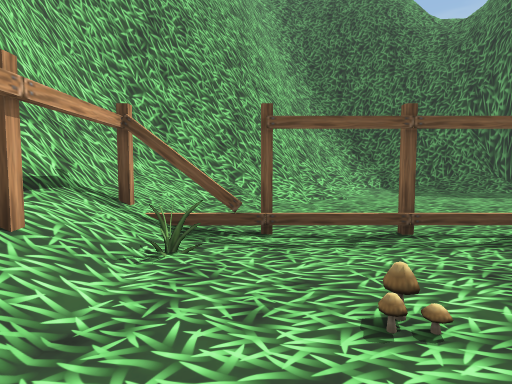
view 1 (above)

24 first-person views from a walk through a Unity game level. The camera is 1.4 m above the floor, tilts 4° down and sees 75° across. The floor is counted in squares, 2 m on a side. Each view is taken from the middle of a square. On the plan, view 1 faces up. The plan holds only what a view shows up to about 10 squares ahead; the rest is blank. The place goes on beyond the plan. The player character is not drawn. Some animated figures are left out.

view 2
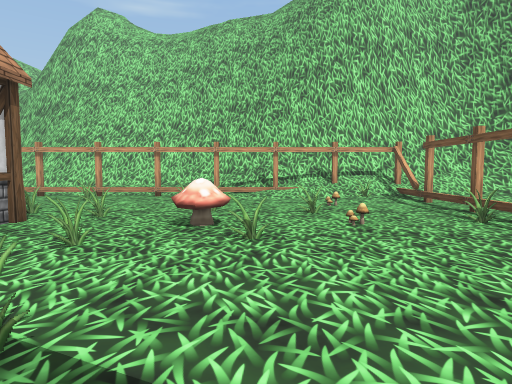

view 3
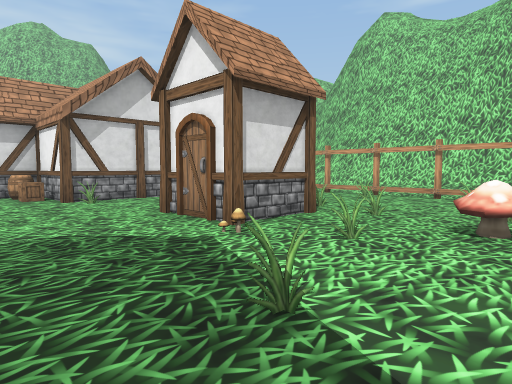

view 4
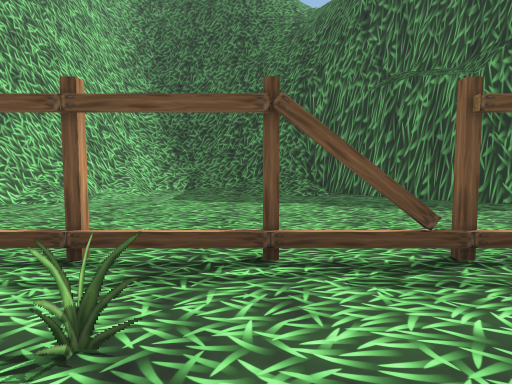

view 5
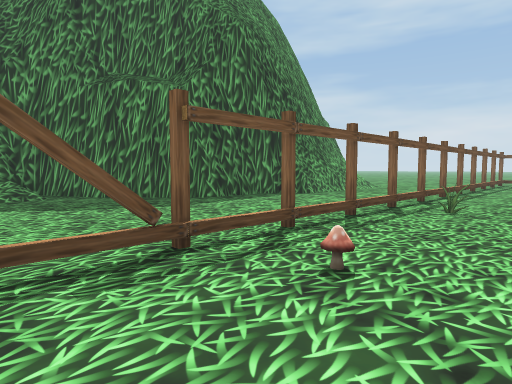

view 6
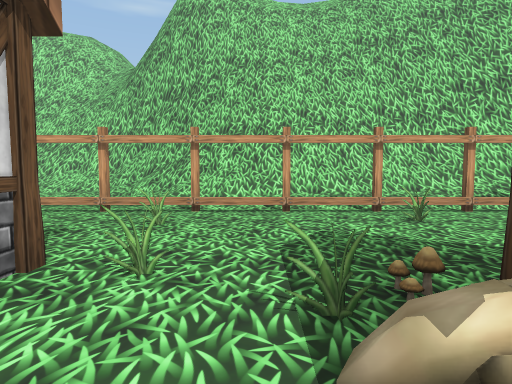

view 7
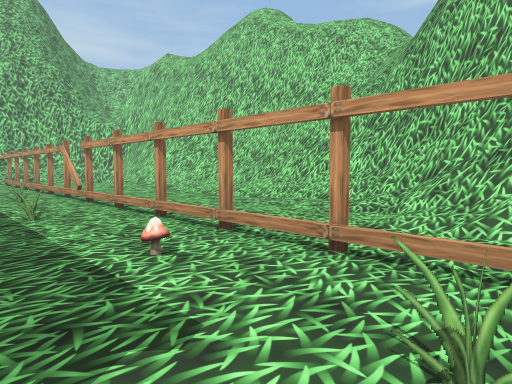

view 8
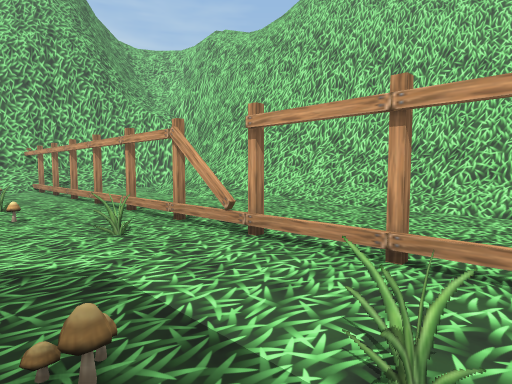

view 9
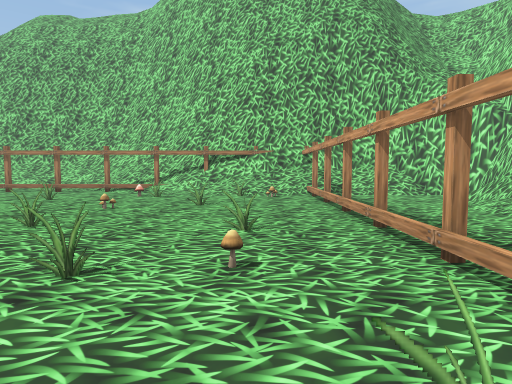

view 10
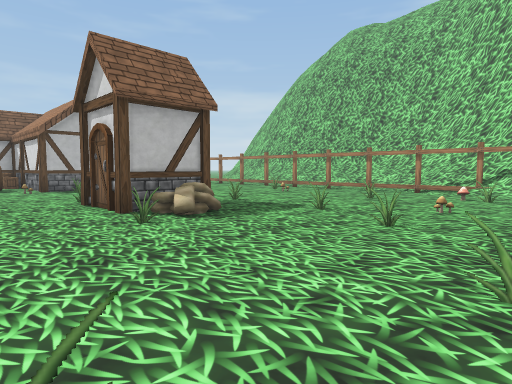

view 11
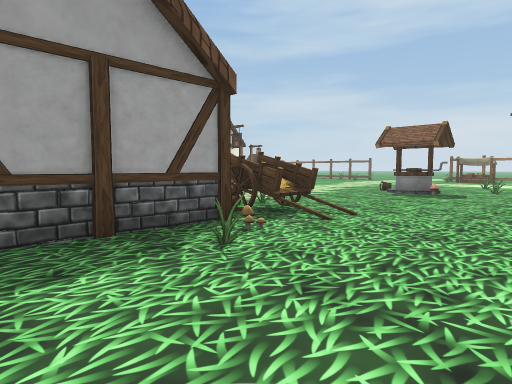

view 12
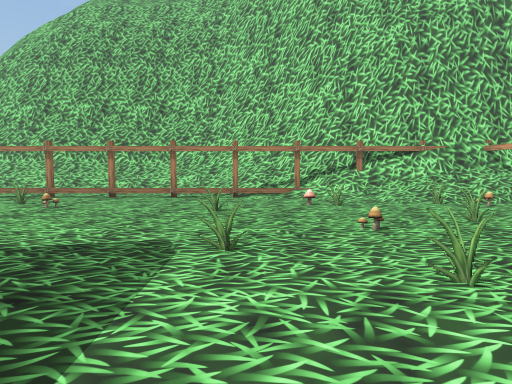

view 13
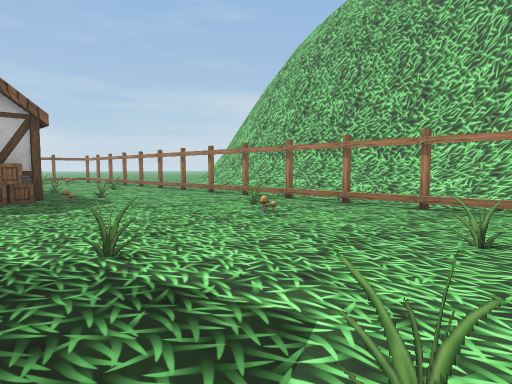

view 14
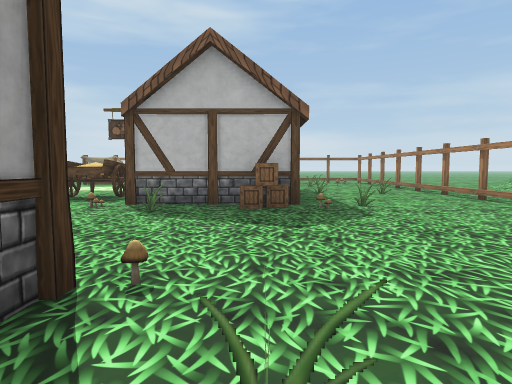

view 15
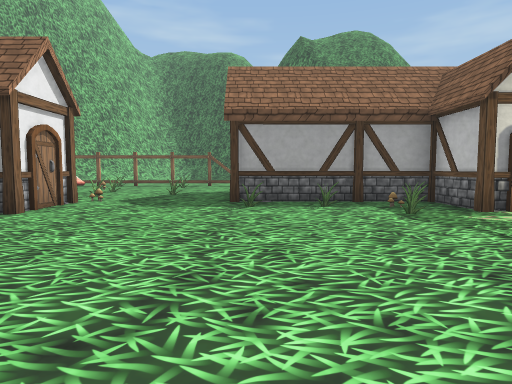

view 16
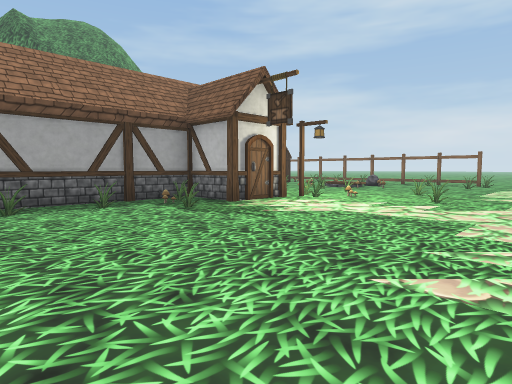

view 17
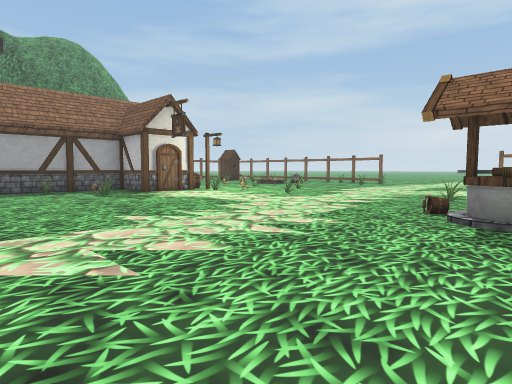

view 18
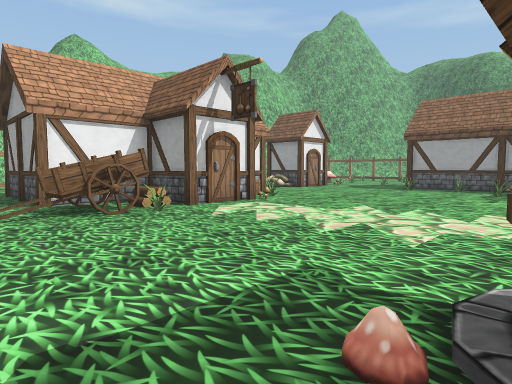

view 19
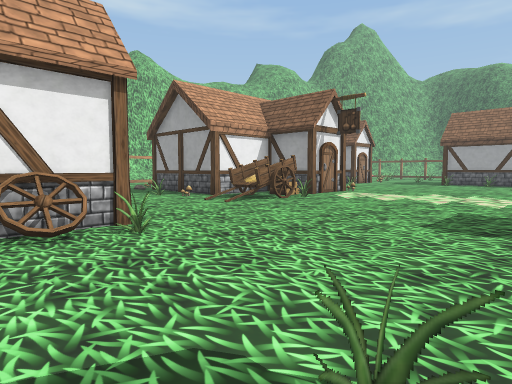

view 20
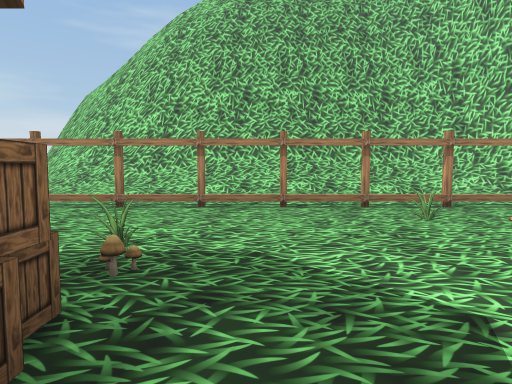

view 21
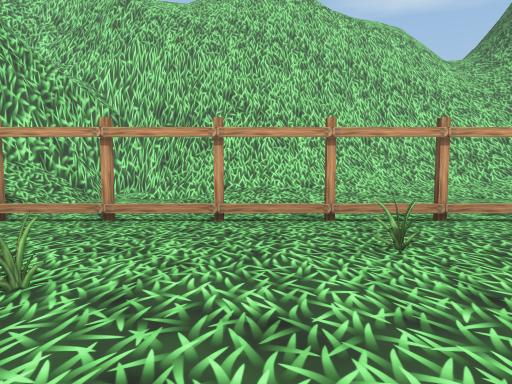

view 22
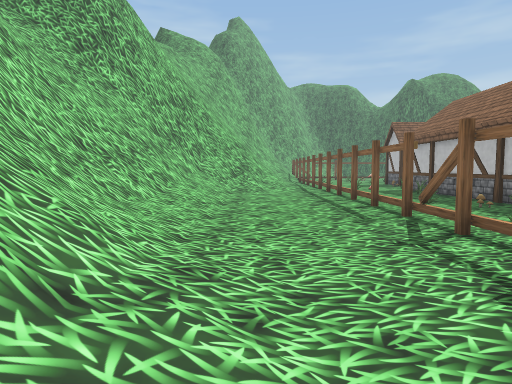

view 23
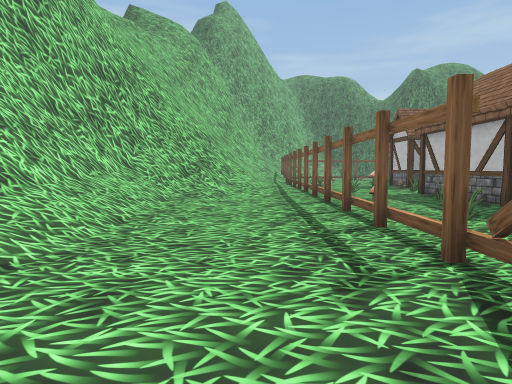

view 24
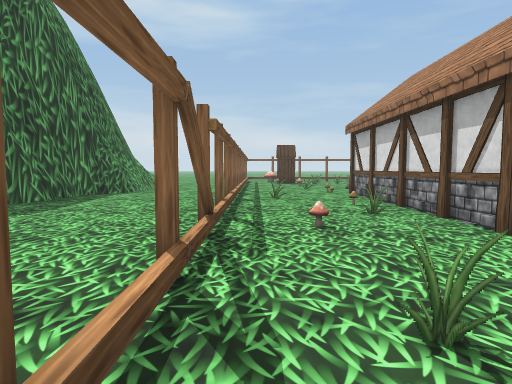

### Floor plan
Key: @ floor where view 1 was taken; # wall or solid block; . floor; / step, stairs or slope; = window, fence, low wall or low ledge; O other object.
Columns run from 7 left of view 1 to 13 right of it. Each row starts with its distance up from view 1.
 11          #=/#####
 10         ##/.////##
  9        ###.......##
  8       ###/........###
  7      ###/............
  6      #//.............
  5      #//.............
  4     ##OO.OO.O..OO.OO.
  3     ##O...O...O....O.
  2     #OO.....O..O.....
  1     #//.OOO.....OO...
  0    ##//@...O...OOOOOO
 -1    #=O/..OO..O.O    O
 -2    #/OOO.O.O...O    O
 -3    #/OO...OO...OOOOOO
 -4    #/O.O.OOO...OO.OOO
 -5    #/OO..OOO.....OO..
 -6   ##/OO..O...........
 -7   ##/O.O.O..O........
 -8  ##//OO..OOOO........
 -9  ##//OO..O  OOO......
-10 ##//.O.OOO  OO.......
-11 ##/..OO..O  OO.......
-12 #//..OOO.O  OOO.....O
-13 #//..O..OOOOOOO....OO
-14 #//.........O......O.
-15 #//...O..O.O........O
-16 #//....O............O
-17 #//..OOOO...O.OO...O.
-18 ##//.OO.....OO.O...OO
-19 ##//.O.O..O..OOO....O
-20  #//.OO....O..O....OO
-21  #//.OO.O.O........OO
-22  #/..O.............O.
-23  #.....O.OO.O..O.....
-24  ##///OO/.......O....
-25   ####OOOO#O/OO/OO/OO
-26          ##///./////.
-27           ###////////
-28             #########

Positions as (right, up) in squares from view 1, and headings:
1: (0, 0), facing up
2: (7, 0), facing left
3: (7, 0), facing down-left
4: (6, 1), facing up
5: (6, 1), facing up-right
6: (4, -6), facing left
7: (1, -7), facing down-left
8: (1, -12), facing down-left
9: (0, -15), facing down
10: (1, -15), facing down-right
11: (2, -17), facing up-right
12: (4, -17), facing down
13: (4, -19), facing down-right
14: (6, -20), facing right
15: (8, -10), facing up
16: (7, -10), facing up-right
17: (7, -14), facing up-right
18: (12, -15), facing up-left
19: (12, -19), facing up-left
20: (11, -19), facing down
21: (3, -20), facing left
22: (-4, -20), facing up
23: (-3, -17), facing up
24: (4, 3), facing right
